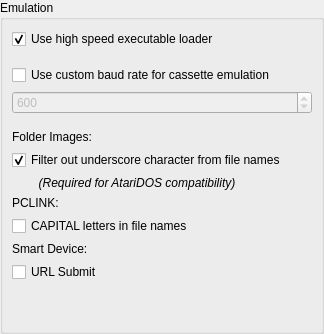
   <widget class="QWidget" name="page_emulation">
    <layout class="QVBoxLayout" name="verticalLayout_10">
     <property name="spacing">
      <number>0</number>
     </property>
     <property name="leftMargin">
      <number>0</number>
     </property>
     <property name="topMargin">
      <number>0</number>
     </property>
     <property name="rightMargin">
      <number>0</number>
     </property>
     <property name="bottomMargin">
      <number>0</number>
     </property>
     <item>
      <widget class="QGroupBox" name="emulationGroup">
       <property name="sizePolicy">
        <sizepolicy hsizetype="Preferred" vsizetype="Preferred">
         <horstretch>0</horstretch>
         <verstretch>0</verstretch>
        </sizepolicy>
       </property>
       <property name="minimumSize">
        <size>
         <width>300</width>
         <height>0</height>
        </size>
       </property>
       <property name="title">
        <string>Emulation</string>
       </property>
       <layout class="QGridLayout" name="gridLayout_3">
        <item row="8" column="0">
         <widget class="QLabel" name="label_3">
          <property name="text">
           <string>PCLINK:</string>
          </property>
         </widget>
        </item>
        <item row="5" column="0">
         <widget class="QLabel" name="label">
          <property name="minimumSize">
           <size>
            <width>0</width>
            <height>0</height>
           </size>
          </property>
          <property name="font">
           <font>
            <italic>false</italic>
           </font>
          </property>
          <property name="text">
           <string>Folder Images:</string>
          </property>
         </widget>
        </item>
        <item row="3" column="0" colspan="2">
         <widget class="QSpinBox" name="emulationCustomCasBaudSpin">
          <property name="enabled">
           <bool>false</bool>
          </property>
          <property name="minimumSize">
           <size>
            <width>230</width>
            <height>0</height>
           </size>
          </property>
          <property name="minimum">
           <number>425</number>
          </property>
          <property name="maximum">
           <number>875</number>
          </property>
          <property name="value">
           <number>600</number>
          </property>
         </widget>
        </item>
        <item row="7" column="0" colspan="2">
         <widget class="QLabel" name="label_2">
          <property name="minimumSize">
           <size>
            <width>300</width>
            <height>0</height>
           </size>
          </property>
          <property name="font">
           <font>
            <italic>true</italic>
           </font>
          </property>
          <property name="text">
           <string>        (Required for AtariDOS compatibility)</string>
          </property>
         </widget>
        </item>
        <item row="12" column="1">
         <spacer name="emulationSpacer2">
          <property name="orientation">
           <enum>Qt::Vertical</enum>
          </property>
          <property name="sizeHint" stdset="0">
           <size>
            <width>20</width>
            <height>40</height>
           </size>
          </property>
         </spacer>
        </item>
        <item row="6" column="0" colspan="2">
         <widget class="QCheckBox" name="filterUscore">
          <property name="minimumSize">
           <size>
            <width>300</width>
            <height>0</height>
           </size>
          </property>
          <property name="maximumSize">
           <size>
            <width>16777215</width>
            <height>16777215</height>
           </size>
          </property>
          <property name="text">
           <string>Filter out underscore character from file names</string>
          </property>
          <property name="checked">
           <bool>true</bool>
          </property>
         </widget>
        </item>
        <item row="4" column="1">
         <spacer name="verticalSpacer_2">
          <property name="orientation">
           <enum>Qt::Vertical</enum>
          </property>
          <property name="sizeType">
           <enum>QSizePolicy::Fixed</enum>
          </property>
          <property name="sizeHint" stdset="0">
           <size>
            <width>20</width>
            <height>10</height>
           </size>
          </property>
         </spacer>
        </item>
        <item row="9" column="0">
         <widget class="QCheckBox" name="capitalLettersPCLINK">
          <property name="text">
           <string>CAPITAL letters in file names</string>
          </property>
         </widget>
        </item>
        <item row="2" column="0" colspan="2">
         <widget class="QCheckBox" name="emulationUseCustomCasBaudBox">
          <property name="sizePolicy">
           <sizepolicy hsizetype="Minimum" vsizetype="Fixed">
            <horstretch>0</horstretch>
            <verstretch>0</verstretch>
           </sizepolicy>
          </property>
          <property name="minimumSize">
           <size>
            <width>300</width>
            <height>0</height>
           </size>
          </property>
          <property name="text">
           <string>Use custom baud rate for cassette emulation</string>
          </property>
         </widget>
        </item>
        <item row="1" column="1">
         <spacer name="emulationSpacer1">
          <property name="orientation">
           <enum>Qt::Vertical</enum>
          </property>
          <property name="sizeType">
           <enum>QSizePolicy::Fixed</enum>
          </property>
          <property name="sizeHint" stdset="0">
           <size>
            <width>20</width>
            <height>10</height>
           </size>
          </property>
         </spacer>
        </item>
        <item row="0" column="0" colspan="2">
         <widget class="QCheckBox" name="emulationHighSpeedExeLoaderBox">
          <property name="minimumSize">
           <size>
            <width>300</width>
            <height>0</height>
           </size>
          </property>
          <property name="text">
           <string>Use high speed executable loader</string>
          </property>
          <property name="checked">
           <bool>true</bool>
          </property>
         </widget>
        </item>
        <item row="11" column="0">
         <widget class="QCheckBox" name="URLSubmit">
          <property name="text">
           <string>URL Submit</string>
          </property>
         </widget>
        </item>
        <item row="10" column="0">
         <widget class="QLabel" name="label_4">
          <property name="text">
           <string>Smart Device:</string>
          </property>
         </widget>
        </item>
       </layout>
      </widget>
     </item>
    </layout>
   </widget>
